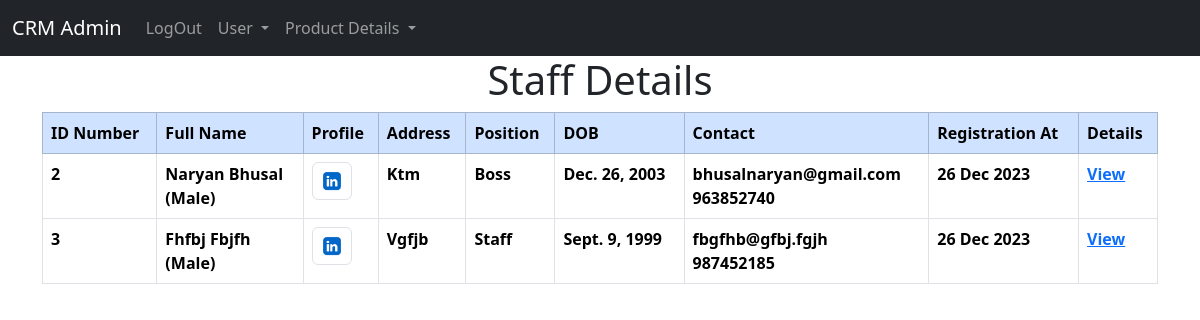
Page /main/staff_details/ (signed in) on the committed database.
### crm_app/models.py (models this page shows, shortened)
class Staff(models.Model):
    first_name = models.CharField(max_length=100)
    last_name = models.CharField(max_length=100)
    images = models.ImageField(upload_to="Staff/%Y/%m/%d", blank=False)
    position = models.CharField(max_length=20,choices=[("staff", "staff"),("manager", "Manager"),("Boss", "Boss"),])
    gender = models.CharField(max_length=20, choices=[("male", "Male"),("female", "Female"),("other", "Other"),])
    email = models.EmailField(unique = True)
    contact = models.CharField(max_length=10)
    date_of_birth = models.DateField(default=timezone.now)
    address = models.CharField(max_length=255, blank=True)
    hire_date = models.DateField(auto_now_add = True)

### crm_app/views.py (the view)
# urls.py: path('staff_details/', views.staff_details, name='staff_details'),
def staff_details(request):
    if request.user.is_authenticated:
        staff = Staff.objects.all()
        return render(request, "crm/staff/staff_details.html", {"staff": staff})
    else:
        messages.success(request, "YOu Must Be")
        return redirect("main")

### templates/crm/staff/staff_details.html
{% extends 'crm/base.html' %}
{% block main %}
{% if user.is_authenticated %}
<div class="table-responsive">
     <h1 class="text-center text-capitalize"> staff details</h1>
     <table class="table  table-hover table-bordered">
          <thead class="table-primary">
               <tr>
                    <th scope="col">ID Number</th>
                    <th scope="col">Full Name</th>
                    <th scope="col">Profile</th>
                    <th scope="col">Address</th>
                    <th scope="col">Position</th>
                    <th scope="col">DOB</th>
                    <th scope="col">Contact</th>
                    <th scope="col">Registration At</th>
                    <th scope="col">Details</th>
               </tr>
          </thead>
          <tbody>
               {% if staff %}
               {% for staff in staff %}
               <tr class="text-capitalize">
                    <th scope="row">{{staff.id}}</th>
                    <th>{{staff.first_name}} {{staff.last_name}} <br>({{staff.gender}})</th>
                    <th><img src="{{staff.images.url}}" alt="{{ staff.first_name }}" class="img-thumbnail"
                              style="max-width: 40px;"></th>
                    <th>{{staff.address}}</th>
                    <th>{{staff.position}}</th>
                    <th>{{staff.date_of_birth}}</th>
                    <th class="text-lowercase">
                         {{staff.email}}<br>{{staff.contact}}</th>
                    <th>{{staff.hire_date | date:"d M Y"}}</th>
                    <th>
                         <a href="{% url 'staff' staff.pk %}">View</a>
                    </th>
               </tr>
               {% endfor %}
               {% endif %}
          </tbody>
     </table>
</div>
{% endif %}
{% endblock main %}

### rows in the picture
Staff: id "2", first_name "Naryan", last_name "Bhusal", gender "Male", images (picture), address "Ktm", position "Boss", date_of_birth "Dec. 26, 2003", email "bhusalnaryan@gmail.com", contact "963852740", hire_date "26 Dec 2023"
Staff: id "3", first_name "Fhfbj", last_name "Fbjfh", gender "Male", images (picture), address "Vgfjb", position "Staff", date_of_birth "Sept. 9, 1999", email "fbgfhb@gfbj.fgjh", contact "987452185", hire_date "26 Dec 2023"
